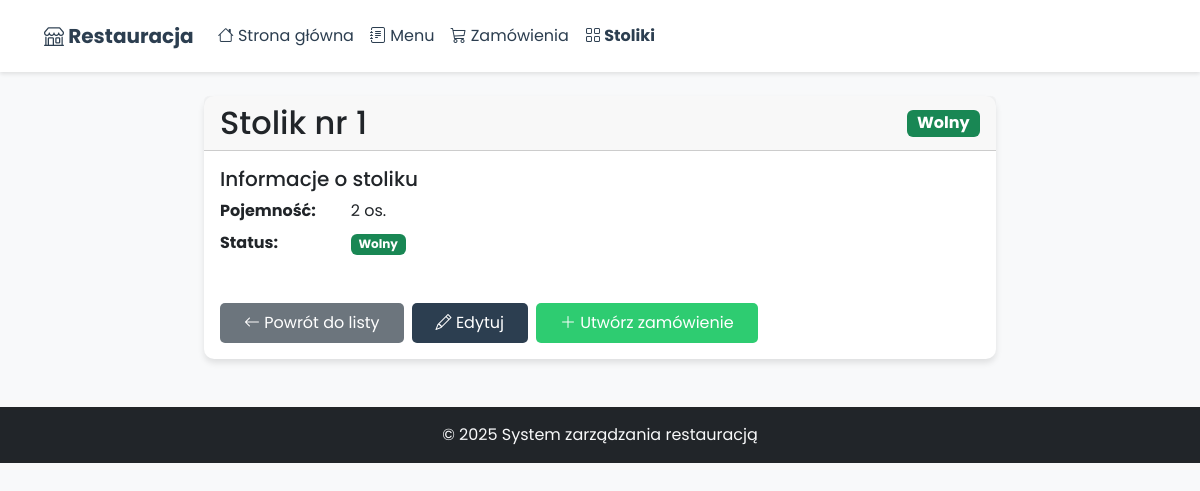
The app's page /?controller=tables&action=view&id=1 with its own data.
### tables this page shows
CREATE TABLE IF NOT EXISTS tables (
    id INT PRIMARY KEY AUTO_INCREMENT,
    number INT NOT NULL UNIQUE,
    capacity INT NOT NULL,
    status ENUM('free', 'occupied', 'reserved') DEFAULT 'free',
    created_at TIMESTAMP DEFAULT CURRENT_TIMESTAMP
);

### controllers/Controller.php (called while the page is built, shortened)
<?php
class Controller {
    protected function render($view, $data = []) {
        extract($data);
        $viewFile = BASE_PATH . '/views/' . $view . '.php';
        if (file_exists($viewFile)) {
            include BASE_PATH . '/views/layouts/header.php';
            include $viewFile;
            include BASE_PATH . '/views/layouts/footer.php';
        } else {
            throw new \Exception("Nie znaleziono pliku widoku: " . $view);
        }
    }
}

### controllers/TablesController.php (called while the page is built, shortened)
<?php
class TablesController extends Controller {
    private $tableModel;
    public function __construct() {
        $this->tableModel = new \models\TableModel();
    }
    public function view() {
        $id = $_GET['id'] ?? null;
        $table = $this->tableModel->getTableWithCurrentOrder($id);
        $this->render('tables/view', ['table' => $table]);
    }
}

### index.php (called while the page is built, shortened)
<?php
spl_autoload_register(function ($class) {
    $file = BASE_PATH . '/' . str_replace('\\', '/', $class) . '.php';
});
$controller = isset($_GET['controller']) ? $_GET['controller'] : 'home';
$action = isset($_GET['action']) ? $_GET['action'] : 'index';
$controllerClass = ucfirst($controller) . 'Controller';
$controllerFile = BASE_PATH . '/controllers/' . $controllerClass . '.php';
try {
    if (file_exists($controllerFile)) {
        $controllerInstance = new $controllerClass();
        if (method_exists($controllerInstance, $action)) {
            $controllerInstance->$action();
        } else {
            throw new Exception("Action not found");
        }
    } else {
        throw new Exception("Controller not found");
    }
} catch (Exception $e) {
    echo "Error: " . $e->getMessage();
}

### models/Model.php (called while the page is built, shortened)
<?php
class Model {
    protected $db;
    public function __construct() {
        $config = require BASE_PATH . '/config/database.php';
        try {
            $this->db = new \PDO(
                "mysql:host={$config['host']};dbname={$config['dbname']};charset={$config['charset']}",
                $config['username'],
                $config['password'],
                [
                    \PDO::ATTR_ERRMODE => \PDO::ERRMODE_EXCEPTION,
                    \PDO::ATTR_DEFAULT_FETCH_MODE => \PDO::FETCH_ASSOC,
                    \PDO::ATTR_EMULATE_PREPARES => false
                ]
            );
        } catch (\PDOException $e) {
            die("Połączenie nie powiodło się: " . $e->getMessage());
        }
    }
    protected function query($sql, $params = []) {
        $stmt = $this->db->prepare($sql);
        $stmt->execute($params);
        return $stmt;
    }
    protected function findOne($sql, $params = []) {
        return $this->query($sql, $params)->fetch();
    }
}

### config/database.php (called while the page is built)
<?php
return [
    'host' => 'localhost',
    'dbname' => 'restaurant',
    'username' => 'root',
    'password' => 'root',
    'charset' => 'utf8mb4'
];

### models/TableModel.php (called while the page is built, shortened)
<?php
class TableModel extends Model {
    public function getTableWithCurrentOrder($tableId) {
        return $this->findOne(
            "SELECT t.*, o.id as order_id, o.status as order_status, o.total_amount
             FROM tables t
             LEFT JOIN orders o ON t.id = o.table_id AND o.status NOT IN ('completed', 'cancelled')
             WHERE t.id = ?",
            [$tableId]
        );
    }
}

### views/tables/view.php (the view, shortened to what this page needs)
<div class="row">
    <div class="col-md-8 offset-md-2">
        <div class="card">
            <div class="card-header">
                <div class="d-flex justify-content-between align-items-center">
                    <h2 class="card-title mb-0">Stolik nr <?= isset($table['number']) ? htmlspecialchars($table['number']) : 'N/A' ?></h2>
                    <?php if (isset($table['status'])): ?>
                        <span class="badge bg-<?= getStatusColor($table['status']) ?> fs-6">
                            <?= getStatusText($table['status']) ?>
                        </span>
                    <?php else: ?>
                        <span class="badge bg-secondary fs-6">Status N/A</span>
                    <?php endif; ?>
                </div>
            </div>
            <div class="card-body">
                <div class="row mb-4">
                    <div class="col-md-6">
                        <h5>Informacje o stoliku</h5>
                        <dl class="row">
                            <dt class="col-sm-4">Pojemność:</dt>
                            <dd class="col-sm-8"><?= isset($table['capacity']) ? htmlspecialchars($table['capacity']) : 'N/A' ?> os.</dd>
                            <dt class="col-sm-4">Status:</dt>
                            <dd class="col-sm-8">
                                <?php if (isset($table['status'])): ?>
                                    <span class="badge bg-<?= getStatusColor($table['status']) ?>">
                                        <?= getStatusText($table['status']) ?>
                                    </span>
                                <?php else: ?>
                                    <span class="badge bg-secondary">Status N/A</span>
                                <?php endif; ?>
                            </dd>
                        </dl>
                    </div>
                </div>
                <div class="d-flex gap-2">
                    <a href="<?= BASE_URL ?>?controller=tables" class="btn btn-secondary">
                        <i class="bi bi-arrow-left"></i> Powrót do listy
                    </a>
                    <a href="<?= BASE_URL ?>?controller=tables&action=edit&id=<?= $table['id'] ?>"
                       class="btn btn-primary">
                        <i class="bi bi-pencil"></i> Edytuj
                    </a>
                    <?php if ($table['status'] === 'free'): ?>
                        <a href="<?= BASE_URL ?>?controller=orders&action=create&table_id=<?= $table['id'] ?>"
                           class="btn btn-success">
                            <i class="bi bi-plus-lg"></i> Utwórz zamówienie
                        </a>
                    <?php endif; ?>
                </div>
            </div>
        </div>
    </div>
</div>
<?php
function getStatusColor($status) {
    switch ($status) {
        case 'free':
            return 'success';
    }
}
function getStatusText($status) {
    switch ($status) {
        case 'free':
            return 'Wolny';
    }
}
?>

### public/css/style.css (style rules this page uses)
:root { --primary-color: #2c3e50; --secondary-color: #e74c3c; --accent-color: #3498db; --success-color: #2ecc71; --warning-color: #f1c40f; --danger-color: #e74c3c; --light-bg: #f8f9fa; --dark-bg: #2c3e50; --transition: all 0.3s ease; }
body { font-family: 'Poppins', sans-serif; background-color: var(--light-bg); color: var(--primary-color); }
.card { border: none; border-radius: 10px; box-shadow: 0 4px 6px rgba(0,0,0,0.1); transition: var(--transition); }
.btn { border-radius: 5px; padding: 0.5rem 1.5rem; transition: var(--transition); border: none; }
.btn-primary { background-color: var(--primary-color); }
.btn-success { background-color: var(--success-color); }

### records on screen
tables: number "1", status "Wolny", capacity "2"
